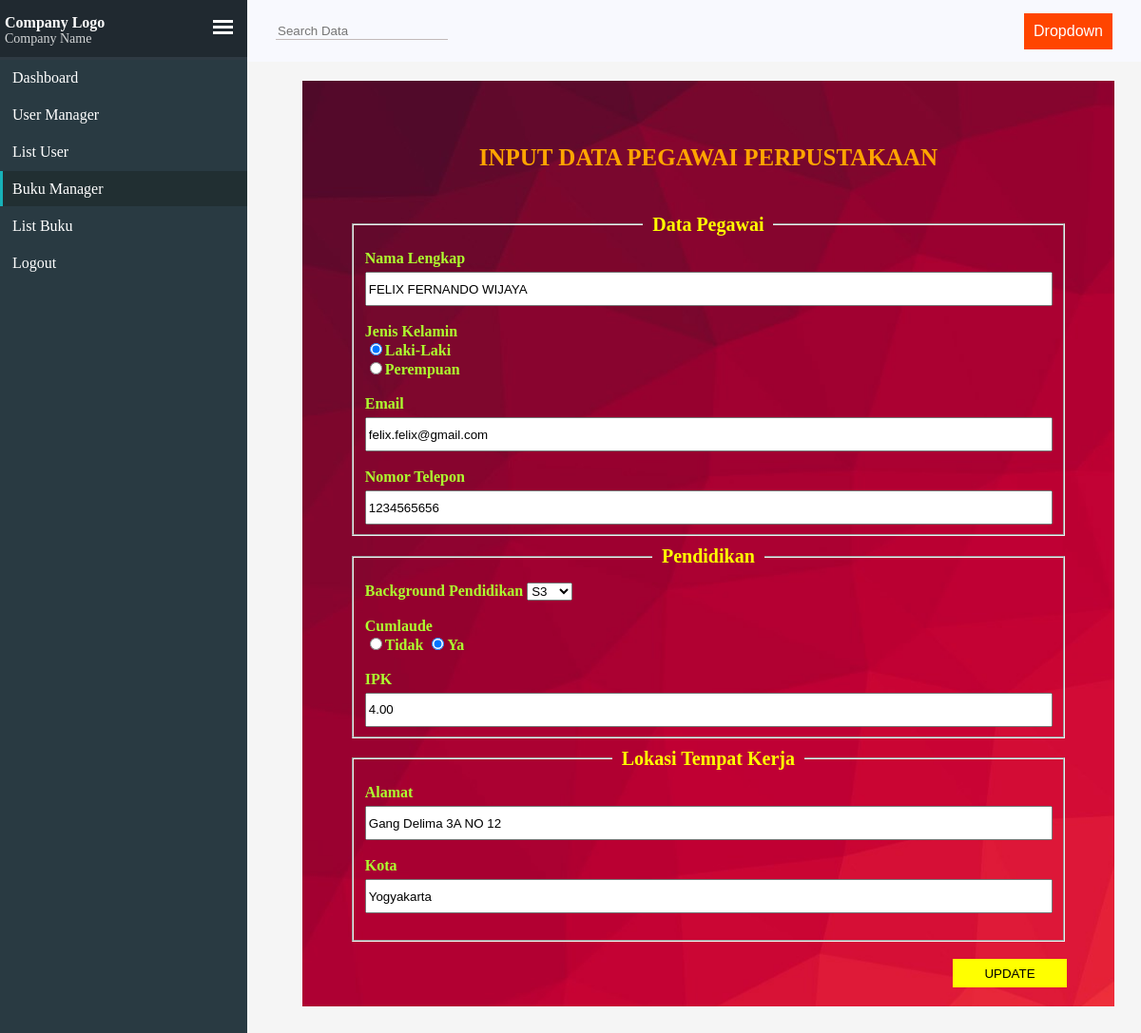
The app's page /dashboard/bukumanagerEdit.php?id=200 (signed in) with its own data.
### tables this page shows
CREATE TABLE `buku` (
  `id` int(10) NOT NULL,
  `name` varchar(192) NOT NULL,
  `gender` varchar(192) NOT NULL,
  `email` varchar(192) NOT NULL,
  `nomorHandphone` varchar(192) NOT NULL,
  `pendidikan` varchar(192) NOT NULL,
  `cumlaude` varchar(192) NOT NULL,
  `ipk` float(3,2) NOT NULL,
  `alamat` varchar(192) NOT NULL,
  `kota` varchar(192) NOT NULL
);

### dashboard/bukumanagerEdit.php (the view, shortened to what this page needs)
<?php
include '../layout/dashboard.php';
?>
<?php
if (isset($_GET['id'])) {
    $data = $_GET['id'];
}
$query = mysqli_query($con, "SELECT * FROM buku WHERE id='$data'") or die(mysqli_error($con));
$data = mysqli_fetch_assoc($query);
?>
<div id="dashboardData">
    <div id="inputan">
        <h1 class="user">INPUT DATA PEGAWAI PERPUSTAKAAN</h1><br>
        <form name="myForm2" action="../proses/editBuku.php" onsubmit="return validateForm2()" method="post">
            <fieldset>
                <legend class="legend">Data Pegawai</legend>
                Nama Lengkap
                <input type="text" id=inputtext name="name" value="<?php echo $data['name']; ?>"><br><br>
                Jenis Kelamin<br>
                <?php
                if ($data['gender'] == 0) {
                    echo '<input type="radio" name="gender" id="male" value="0" checked="checked">Laki-Laki<br>
                    <input type="radio" name="gender" id="female" value="1" >Perempuan<br><br>';
                } else if ($data['gender'] != 0) {
                    echo '<input type="radio" name="gender" id="male" value="0" >Laki-Laki<br>
                    <input type="radio" name="gender" id="female" value="1" checked="checked">Perempuan<br><br>';
                } else {
                    echo '<input type="radio" name="gender" id="male" value="0">Laki-Laki<br>
                    <input type="radio" name="gender" id="female" value="1" >Perempuan<br><br>';
                }
                ?>
                Email
                <input type="text" id=inputtext name="email" placeholder="example@gmail.com" value="<?php echo $data['email']; ?>"><br><br>
                Nomor Telepon
                <input type="text" id=inputtext name="nomorHandphone" value="<?php echo $data['nomorHandphone']; ?>">
            </fieldset>
            <fieldset>
                <legend class="legend">Pendidikan</legend>
                Background Pendidikan
                <select name="pendidikan" id="grade">
                    <option value="3" <?php if ($data['pendidikan'] == 3) echo 'selected="selected"'; ?>>S3</option>
                </select><br><br>
                Cumlaude <br>
                <?php
                if ($data['cumlaude'] == 0) {
                    echo '<input type="radio" name="cumlaude" id="tidak" value="0" checked="checked">Tidak
                    <input type="radio" name="cumlaude" id="ya" value="1" >Ya<br><br>';
                } else if ($data['cumlaude'] != 0) {
                    echo '<input type="radio" name="cumlaude" id="tidak" value="0" >Tidak
                    <input type="radio" name="cumlaude" id="ya" value="1" checked="checked">Ya<br><br>';
                } else {
                    echo '<input type="radio" name="cumlaude" id="tidak" value="0">Tidak
                    <input type="radio" name="cumlaude" id="ya" value="1" >Ya<br><br>';
                }
                ?>
                IPK<input type="text" id=inputtext name="ipk" placeholder="X.XX" value="<?php echo $data['ipk']; ?>">
            </fieldset>
            <fieldset>
                <legend class="legend">Lokasi Tempat Kerja</legend>
                Alamat &emsp; <input type="text" id=inputtext name="alamat" value="<?php echo $data['alamat']; ?>"><br><br>
                Kota &emsp;&emsp; <input type="text" id=inputtext name="kota" value="<?php echo $data['kota']; ?>"><br><br>
            </fieldset><br>
            <input id=submit class="inputButton" type="submit" name="storeBuku" value="UPDATE">
        </form>
    </div>
    </body>
    </html>

### css/style.css (style rules this page uses)
#dashboardData { transition: all 1s; margin-left: 252px; margin-top: 65px; padding: 20px; }
.user { font-size: 25px; text-align: center; color: orange; }
#inputtext { width: 99%; height: 30px; margin-top: 5px; }
#inputan { color: greenyellow; font-family: 'Times New Roman', Times, serif; font-weight: bold; background-image: url('user.jpg'); margin-left: 1cm; padding: 50px; }
#submit { height: 30px; width: 120px; float: right; background-color: yellow; border: none; cursor: pointer; }
.legend { font-size: 20px; text-align: center; color: yellow; padding: 10px; }

### records on screen
buku: name "FELIX FERNANDO WIJAYA", email "felix.felix@gmail.com", nomorHandphone "1234565656", pendidikan "S3", ipk "4.00", alamat "Gang Delima 3A NO 12", kota "Yogyakarta"
